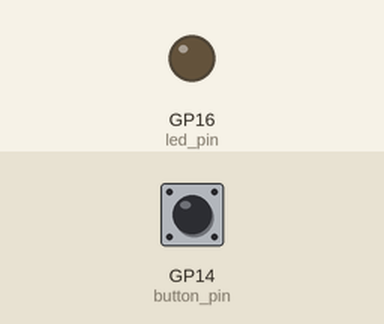
This program was run on a simulated Raspberry Pi Pico running MicroPython. Shown: output pins drawn as LEDs (lit = HIGH). The test bench sets the inputs (shaded band); at power-on: GP14 (button_pin) LOW.

Above: at 1.2 s.
1.3 s: GP14 (button_pin) pulled HIGH for 0.15 s
At 1.9 s:
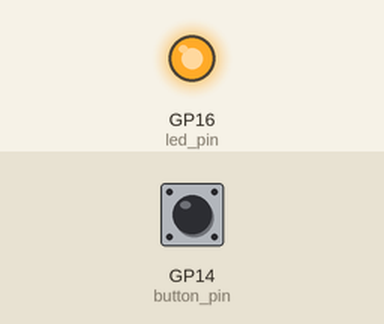
2.9 s: GP14 (button_pin) pulled HIGH for 1 s
At 4.3 s:
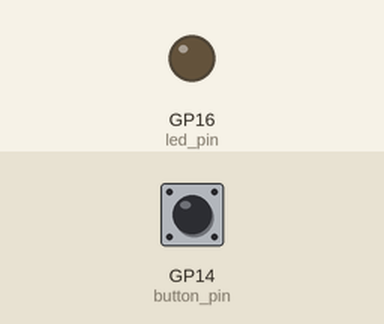
5.4 s: GP14 (button_pin) pulled HIGH for 3.2 s
At 6.2 s:
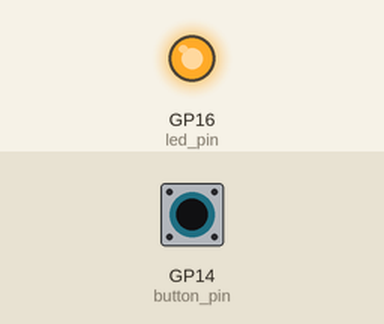
Timing chart, 0 to 8.4 s (numbered marks = the images above; inputs shaded):
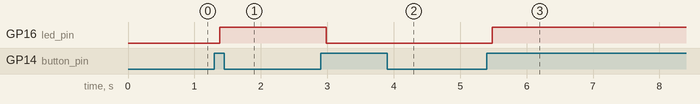

The program:

PW_103_Pure.py
```python
'''PW103 pure  not altered. the other PW_103 has practice variations for PIO
incorporate IRQ interrupts on the Pi Pico PIO State Machines. The state machines will monitor the buttons, watching for button presses. When a button is pressed, an interrupt is set. That interrupt can then be used by that same state machine, a different state machine on the same PIO, or in the main micropython program. Our first example will be to toggle the LED in the main python program, based on the interrupt from the state machine. In the second example, one state machine monitors the button, and the second state machine controls the LED.

'''
###controls leds from python program
# import rp2
# from machine import Pin
# import time

# # Define PIO program for SM0 to trigger an interrupt on button press
# @rp2.asm_pio()
# def button_irq():
#     wrap_target()
#     wait(1, pin, 0)  [31]  # Wait for the button press (low signal on GPIO 11)
#     nop() [31]
#     nop() [31]
#     nop() [31]
#     nop() [31]
#     irq(block, 0)      # Trigger interrupt 0
#     wait(0, pin, 0)    # Wait for the button release (high signal on GPIO 11)
#     nop() [31]
#     nop() [31]
#     nop() [31]
#     nop() [31]
#     wrap()
# # Initialize State Machine 0 for the button (GPIO 11)
# button_pin = Pin(11, Pin.IN, Pin.PULL_DOWN)
# sm_button = rp2.StateMachine(0, button_irq, freq=2000, in_base=button_pin)
# # GPIO pin for the LED (GPIO 18)
# led_pin = Pin(18, Pin.OUT)
# # Interrupt handler for the button press
# def button_handler(sm):
#     led_pin.value(not led_pin.value())  # Toggle LED state
# # Attach the interrupt handler to the State Machine's IRQ
# sm_button.irq(button_handler)
# # Activate the state machine
# sm_button.active(1)

# # Keep the program running
# while True:
#     time.sleep(1)
##### controls leds  and INTERRUPTS from the statemachine

import rp2
from machine import Pin
import time
import sys
@rp2.asm_pio()
def button_irq():
    wrap_target()
    wait(1, pin, 0) [31]
    nop() [31]
    nop() [31]
    nop() [31]
    nop() [31]
    irq(block,0)
    wait(0,pin,0)
    nop() [31]
    nop() [31]
    nop() [31]
    nop() [31]
    wrap()

@rp2.asm_pio(out_init=rp2.PIO.OUT_LOW)
def led_control():
    set(x,0b00000)
    wrap_target()
    wait(1, irq, 0)
    mov(x,invert(x))
    mov(pins,x)
    irq(clear, 0)
    wrap()

button_pin = Pin(14,Pin.IN,Pin.PULL_DOWN)
sm_button=rp2.StateMachine(0,button_irq, freq=2000, in_base=button_pin)

led_pin = Pin(16, Pin.OUT)
sm_led=rp2.StateMachine(1, led_control, freq=2000, out_base=led_pin)
sm_button.active(1)
sm_led.active(1)
while True:
    pass
```

Measured:
- after the input at 1.3 s, GP16 (led_pin): LOW → HIGH after 0.08 s
- after the input at 2.9 s, GP16 (led_pin): HIGH → LOW after 0.08 s
- after the input at 5.4 s, GP16 (led_pin): LOW → HIGH after 0.08 s
